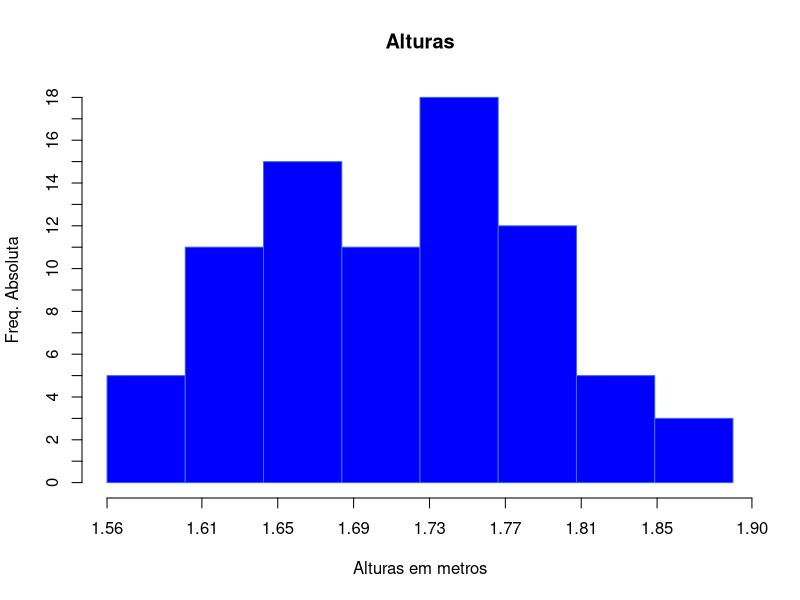

This figure's R source:
library(readxl)
exercicio8 = read_excel("./dados/exercicio8.xls")
matrix <- data.matrix(exercicio8)
x <- as.vector(matrix)
x

range(x)
ceiling_dec <- function(x, level=2) round(x + 5*10^(-level-1), level)
AT <- ceiling_dec((max(x)- min(x)))
AT

k <- ceiling_dec((sqrt(length(x))))
k
h <- ceiling_dec(AT/k)+0.00125
h
infclass <- min(x)
supclass <- infclass+(k*h)
brk <-seq(infclass,supclass,h)
brk
tabela<-table(cut(x,breaks = brk, right = FALSE))
tabela
hist(x,  
     main = "Alturas", 
     xlab = "Alturas em metros", ylab = "Freq. Absoluta", 
     col = c("blue"), 
     border = c("royalblue"),
     breaks = brk,
     right = FALSE,
     axes = FALSE
)
axis(1, at=ceiling_dec(seq(infclass,supclass,h)))
axis(2, at=seq(0,max(tabela),1))


